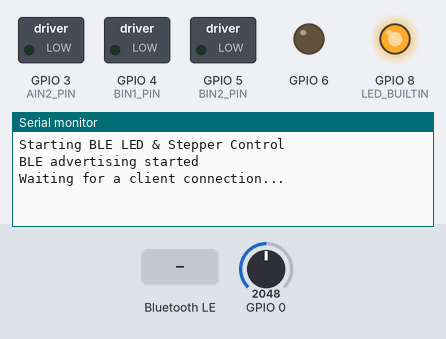
Bench run of a sketch on a simulated ESP32-C6. Parts: switched loads named in the sketch (green lamp = pin HIGH), output pins drawn as LEDs (lit = HIGH), the last lines printed to the serial monitor. The test bench sets the inputs (shaded band); at power-on: GPIO 0 = 2048. Nothing arrives over Bluetooth unless stated; a phone connects over Bluetooth LE 3 s after start.

Above: at 1.2 s.
1.3 s: Bluetooth LE write "1" received
At 2.0 s:
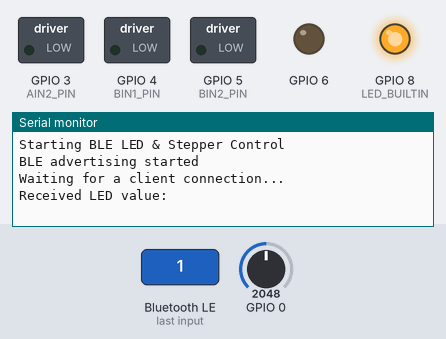
4.3 s: Bluetooth LE write "1" received
At 4.9 s:
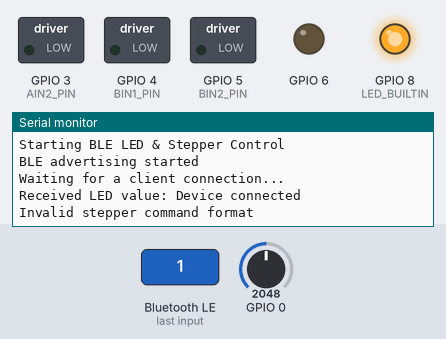

The sketch:

led_control.ino
```cpp
#include <BLEDevice.h>
#include <BLEServer.h>
#include <BLEUtils.h>
#include <BLE2902.h>

// BLE UUIDs
#define SERVICE_UUID        "4fafc201-1fb5-459e-8fcc-c5c9c331914b"
#define CHARACTERISTIC_UUID "beb5483e-36e1-4688-b7f5-ea07361b26a8"
#define BATTERY_CHARACTERISTIC_UUID "a1b2c3d4-5678-90ab-cdef-1234567890ab"
#define STEPPER_CHARACTERISTIC_UUID "c1d2e3f4-5678-90ab-cdef-1234567890cd"

// Built-in LED pin for XIAO ESP32C6
#define LED_PIN 15

// Battery monitoring - External 200k+200k voltage divider (2:1) for LiPo battery
// A0 pin connected to voltage divider midpoint
#define BATTERY_UPDATE_INTERVAL 5000  // Update battery level every 5 seconds

// Stepper motor pins (DRV8833 driver)
// D1-D4 map to GPIO 2-5 on XIAO ESP32C6
constexpr int AIN1_PIN = D1;  // -> in1 on DRV8833 (controls out1)
constexpr int AIN2_PIN = D2;  // -> in2 on DRV8833 (controls out2)
constexpr int BIN1_PIN = D3;  // -> in3 on DRV8833 (controls out3)
constexpr int BIN2_PIN = D4;  // -> in4 on DRV8833 (controls out4)

// Stepper motor settings
constexpr int STEPS_PER_REVOLUTION = 200;  // For 1.8° stepper motors
constexpr float DEGREES_PER_STEP = 360.0 / STEPS_PER_REVOLUTION;  // 1.8°

// Full-step sequence for bipolar stepper (4 steps per cycle)
// Each row is: {AIN1, AIN2, BIN1, BIN2}
constexpr int STEP_SEQUENCE[4][4] = {
  {HIGH, LOW,  HIGH, LOW},   // Step 0: Coil A+, Coil B+
  {LOW,  HIGH, HIGH, LOW},   // Step 1: Coil A-, Coil B+
  {LOW,  HIGH, LOW,  HIGH},  // Step 2: Coil A-, Coil B-
  {HIGH, LOW,  LOW,  HIGH}   // Step 3: Coil A+, Coil B-
};

// Current step position
int currentStep = 0;

BLEServer* pServer = NULL;
BLECharacteristic* pCharacteristic = NULL;
BLECharacteristic* pBatteryCharacteristic = NULL;
BLECharacteristic* pStepperCharacteristic = NULL;
bool deviceConnected = false;
bool oldDeviceConnected = false;
unsigned long lastBatteryUpdate = 0;

// Stepper motor control functions
void stepMotor(int direction) {
  // Update step position based on direction
  currentStep += direction;

  // Wrap around the step sequence (0-3)
  if (currentStep > 3) {
    currentStep = 0;
  } else if (currentStep < 0) {
    currentStep = 3;
  }

  // Apply the current step pattern to the motor pins
  digitalWrite(AIN1_PIN, STEP_SEQUENCE[currentStep][0]);
  digitalWrite(AIN2_PIN, STEP_SEQUENCE[currentStep][1]);
  digitalWrite(BIN1_PIN, STEP_SEQUENCE[currentStep][2]);
  digitalWrite(BIN2_PIN, STEP_SEQUENCE[currentStep][3]);
}

void stopMotor() {
  digitalWrite(AIN1_PIN, LOW);
  digitalWrite(AIN2_PIN, LOW);
  digitalWrite(BIN1_PIN, LOW);
  digitalWrite(BIN2_PIN, LOW);
}

void rotateDegrees(float degrees, int direction) {
  // Convert degrees to steps
  int steps = (int)((degrees / DEGREES_PER_STEP) + 0.5);  // Round to nearest step

  Serial.print("Rotating ");
  Serial.print(degrees);
  Serial.print("° (");
  Serial.print(steps);
  Serial.print(" steps) ");
  Serial.println(direction == 1 ? "CLOCKWISE" : "COUNTER-CLOCKWISE");

  // Execute the rotation
  for (int i = 0; i < steps; i++) {
    stepMotor(direction);
    delayMicroseconds(4000);  // 4ms between steps for smooth operation
  }

  // De-energize coils to reduce heat and power consumption
  stopMotor();

  Serial.println("Rotation complete");
}

class MyServerCallbacks: public BLEServerCallbacks {
    void onConnect(BLEServer* pServer) {
      deviceConnected = true;
      Serial.println("Device connected");
    };

    void onDisconnect(BLEServer* pServer) {
      deviceConnected = false;
      Serial.println("Device disconnected");
    }
};

class MyCallbacks: public BLECharacteristicCallbacks {
    void onWrite(BLECharacteristic *pCharacteristic) {
      String value = pCharacteristic->getValue();

      if (value.length() > 0) {
        Serial.print("Received LED value: ");

        // Read the first byte to determine LED state
        uint8_t ledState = value[0];

        if (ledState == 1) {
          digitalWrite(LED_BUILTIN, LOW);  // Inverted: LOW = ON
          Serial.println("LED ON");
        } else if (ledState == 0) {
          digitalWrite(LED_BUILTIN, HIGH);  // Inverted: HIGH = OFF
          Serial.println("LED OFF");
        }
      }
    }
};

class StepperCallbacks: public BLECharacteristicCallbacks {
    void onWrite(BLECharacteristic *pCharacteristic) {
      String value = pCharacteristic->getValue();

      // Expected format: 3 bytes
      // Byte 0-1: degrees (uint16_t) in little-endian
      // Byte 2: direction (1 = CW, 0 = CCW)
      if (value.length() >= 3) {
        uint16_t degrees = (uint8_t)value[0] | ((uint8_t)value[1] << 8);
        uint8_t direction = (uint8_t)value[2];

        Serial.print("Received stepper command: ");
        Serial.print(degrees);
        Serial.print("° in direction ");
        Serial.println(direction);

        // Clamp degrees to valid range (0-360)
        if (degrees > 360) {
          degrees = 360;
        }

        // Convert direction byte to motor direction
        int motorDirection = (direction == 1) ? 1 : -1;

        // Execute rotation
        rotateDegrees(degrees, motorDirection);
      } else {
        Serial.println("Invalid stepper command format");
      }
    }
};

void setup() {
  Serial.begin(115200);
  Serial.println("Starting BLE LED & Stepper Control");

  // Initialize LED pin (inverted: HIGH = OFF)
  pinMode(LED_BUILTIN, OUTPUT);
  digitalWrite(LED_BUILTIN, HIGH);

  // Initialize ADC pin for battery monitoring
  pinMode(A0, INPUT);

  // Initialize stepper motor pins
  pinMode(AIN1_PIN, OUTPUT);
  pinMode(AIN2_PIN, OUTPUT);
  pinMode(BIN1_PIN, OUTPUT);
  pinMode(BIN2_PIN, OUTPUT);
  stopMotor();  // Start with motor de-energized

  // Create the BLE Device
  BLEDevice::init("ad99df9");

  // Create the BLE Server
  pServer = BLEDevice::createServer();
  pServer->setCallbacks(new MyServerCallbacks());

  // Create the BLE Service
  BLEService *pService = pServer->createService(SERVICE_UUID);

  // Create a BLE Characteristic
  pCharacteristic = pService->createCharacteristic(
                      CHARACTERISTIC_UUID,
                      BLECharacteristic::PROPERTY_READ   |
                      BLECharacteristic::PROPERTY_WRITE  |
                      BLECharacteristic::PROPERTY_NOTIFY
                    );

  // Add a descriptor for notifications
  pCharacteristic->addDescriptor(new BLE2902());

  // Set the callback
  pCharacteristic->setCallbacks(new MyCallbacks());

  // Create battery characteristic (read + notify)
  pBatteryCharacteristic = pService->createCharacteristic(
                             BATTERY_CHARACTERISTIC_UUID,
                             BLECharacteristic::PROPERTY_READ |
                             BLECharacteristic::PROPERTY_NOTIFY
                           );
  pBatteryCharacteristic->addDescriptor(new BLE2902());

  // Create stepper motor characteristic (write only)
  pStepperCharacteristic = pService->createCharacteristic(
                             STEPPER_CHARACTERISTIC_UUID,
                             BLECharacteristic::PROPERTY_WRITE
                           );
  pStepperCharacteristic->setCallbacks(new StepperCallbacks());

  // Start the service
  pService->start();

  // Start advertising
  BLEAdvertising *pAdvertising = BLEDevice::getAdvertising();
  pAdvertising->addServiceUUID(SERVICE_UUID);
  pAdvertising->setScanResponse(false);
  pAdvertising->setMinPreferred(0x0);
  BLEDevice::startAdvertising();

  Serial.println("BLE advertising started");
  Serial.println("Waiting for a client connection...");
}

float readBatteryVoltage() {
  // Take multiple readings and average for accuracy (removes spike errors)
  uint32_t Vbatt = 0;
  for(int i = 0; i < 16; i++) {
    Vbatt = Vbatt + analogReadMilliVolts(A0); // ADC with factory calibration
  }

  // Calculate voltage: average mV reading, compensate for 2:1 divider, convert to V
  float Vbattf = 2 * Vbatt / 16 / 1000.0;
  return Vbattf;
}

void loop() {
  // Handle disconnecting
  if (!deviceConnected && oldDeviceConnected) {
    delay(500);
    pServer->startAdvertising();
    Serial.println("Start advertising");
    oldDeviceConnected = deviceConnected;
  }

  // Handle connecting
  if (deviceConnected && !oldDeviceConnected) {
    oldDeviceConnected = deviceConnected;
  }

  // Update battery level periodically when connected
  if (deviceConnected && (millis() - lastBatteryUpdate >= BATTERY_UPDATE_INTERVAL)) {
    float batteryVoltage = readBatteryVoltage();

    // Send voltage as string (e.g., "3.85")
    char batteryStr[8];
    snprintf(batteryStr, sizeof(batteryStr), "%.2f", batteryVoltage);

    pBatteryCharacteristic->setValue(batteryStr);
    pBatteryCharacteristic->notify();

    Serial.print("Battery voltage: ");
    Serial.print(batteryVoltage);
    Serial.println("V");

    lastBatteryUpdate = millis();
  }

  delay(100);
}
```

Measured:
- after the input at 1.3 s, the serial monitor: prints a new line at once (image 1)
- after the input at 4.3 s, the serial monitor: prints a new line at once (image 2)
